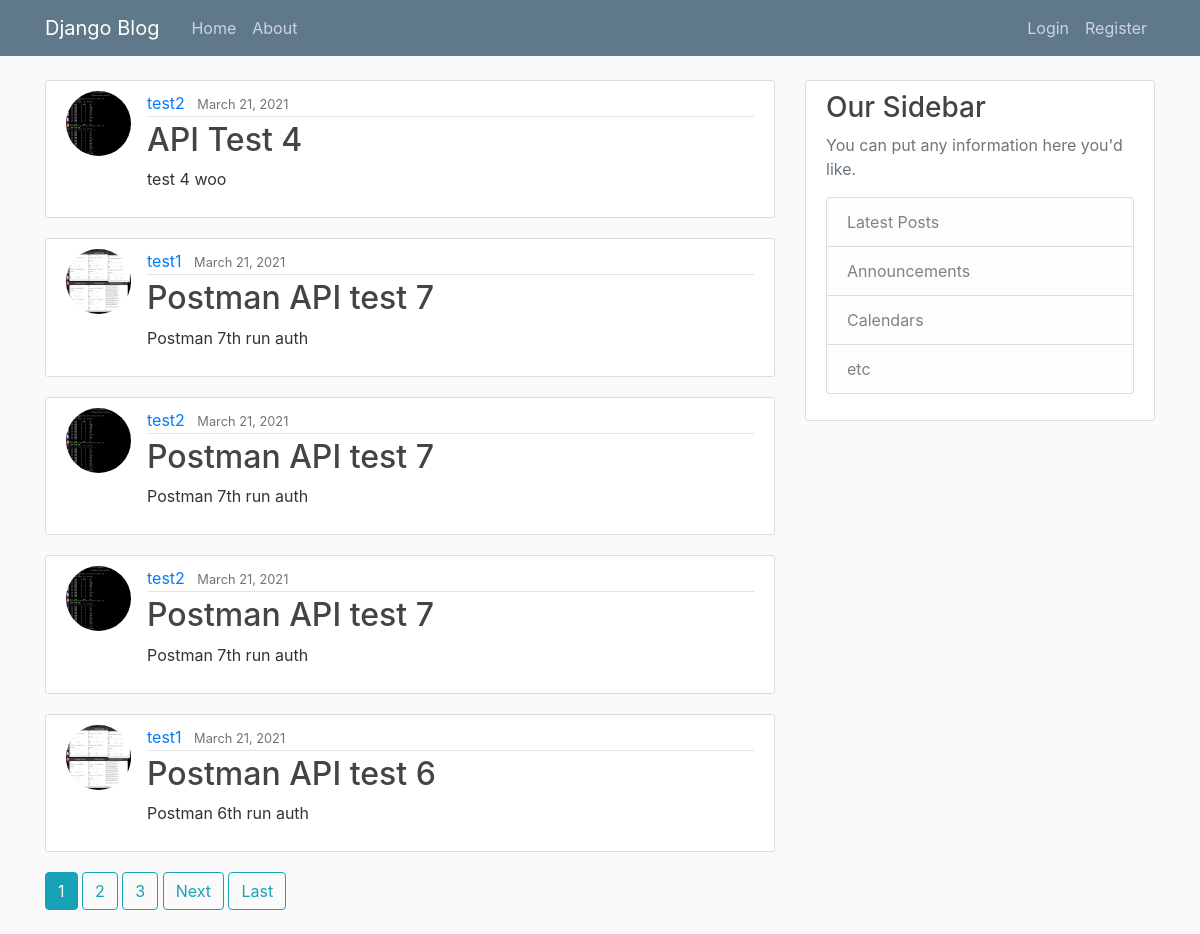
The page / on the database its author committed.
### blog/models.py (models this page shows, shortened)
class Post(models.Model):
    title = models.CharField(max_length=100)
    content = models.TextField()
    date_posted = models.DateTimeField(default=timezone.now)
    author = models.ForeignKey(User, on_delete=models.CASCADE)

### users/models.py (models this page shows, shortened)
class Profile(models.Model):
    user = models.OneToOneField(User, on_delete=models.CASCADE)
    image = models.ImageField(default='default.jpeg', upload_to='profile_pic')

### blog/views.py (the view)
# urls.py: path('', views.PostListView.as_view(), name='blog-home'),
class PostListView(ListView):
    model = Post
    template_name = 'blog/home.html'
    context_object_name = 'posts'
    ordering = ['-date_posted']
    paginate_by = 5

### blog/templates/blog/home.html (shortened to what this page needs)
{% extends "blog/base.html" %}
  {% block content %}
    {% for post in posts%}
    <article class="media content-section">
      <img class="rounded-circle article-img" src="{{ post.author.profile.image.url }}">
      <div class="media-body">
        <div class="article-metadata">
          <a class="mr-2" href="{% url 'user-posts' post.author.username %}">{{ post.author }}</a>
          <small class="text-muted">{{ post.date_posted|date:"F d, Y" }}</small>
        </div>
        <h2><a class="article-title" href="{% url 'post-detail' post.id %}">{{ post.title }}</a></h2>
        <p class="article-content">{{ post.content }}</p>
      </div>
    </article>
    {% endfor %}
    {% if is_paginated %}
      {% for num in page_obj.paginator.page_range %}
        {% if page_obj.number == num %}
          <a class="btn btn-info mb-4" href="?page={{ num }}">{{ num }}</a>
        {% elif num > page_obj.number|add:'-3' and num < page_obj.number|add:'3' %}
          <a class="btn btn-outline-info mb-4" href="?page={{ num }}">{{ num }}</a>
        {% endif %}
      {% endfor %}
      {% if page_obj.has_next %}
        <a class="btn btn-outline-info mb-4" href="?page={{ page_obj.next_page_number }}">Next</a>
        <a class="btn btn-outline-info mb-4" href="?page={{ page_obj.paginator.num_pages }}">Last</a>
      {% endif %}
    {% endif %}
  {% endblock content %}

### blog/static/blog/main.css (style rules this page uses)
body { background: #fafafa; color: #333333; margin-top: 5rem; }
h1, h2, h3, h4, h5, h6 { color: #444444; }
.content-section { background: #ffffff; padding: 10px 20px; border: 1px solid #dddddd; border-radius: 3px; margin-bottom: 20px; }
.article-title { color: #444444; }
.article-content { white-space: pre-line; }
.article-img { height: 65px; width: 65px; margin-right: 16px; }
.article-metadata { padding-bottom: 1px; margin-bottom: 4px; border-bottom: 1px solid #e3e3e3 }

### rows shown on the page
Post: author.profile.image (picture), author "test2", date_posted "March 21, 2021", title "API Test 4", content "test 4 woo"
Post: author.profile.image (picture), author "test1", date_posted "March 21, 2021", title "Postman API test 7", content "Postman 7th run auth"
Post: author.profile.image (picture), author "test2", date_posted "March 21, 2021", title "Postman API test 7", content "Postman 7th run auth"
Post: author.profile.image (picture), author "test2", date_posted "March 21, 2021", title "Postman API test 7", content "Postman 7th run auth"
Post: author.profile.image (picture), author "test1", date_posted "March 21, 2021", title "Postman API test 6", content "Postman 6th run auth"

### other values the page prints
{{ num }} "1"
{{ num }} "2" "3"
